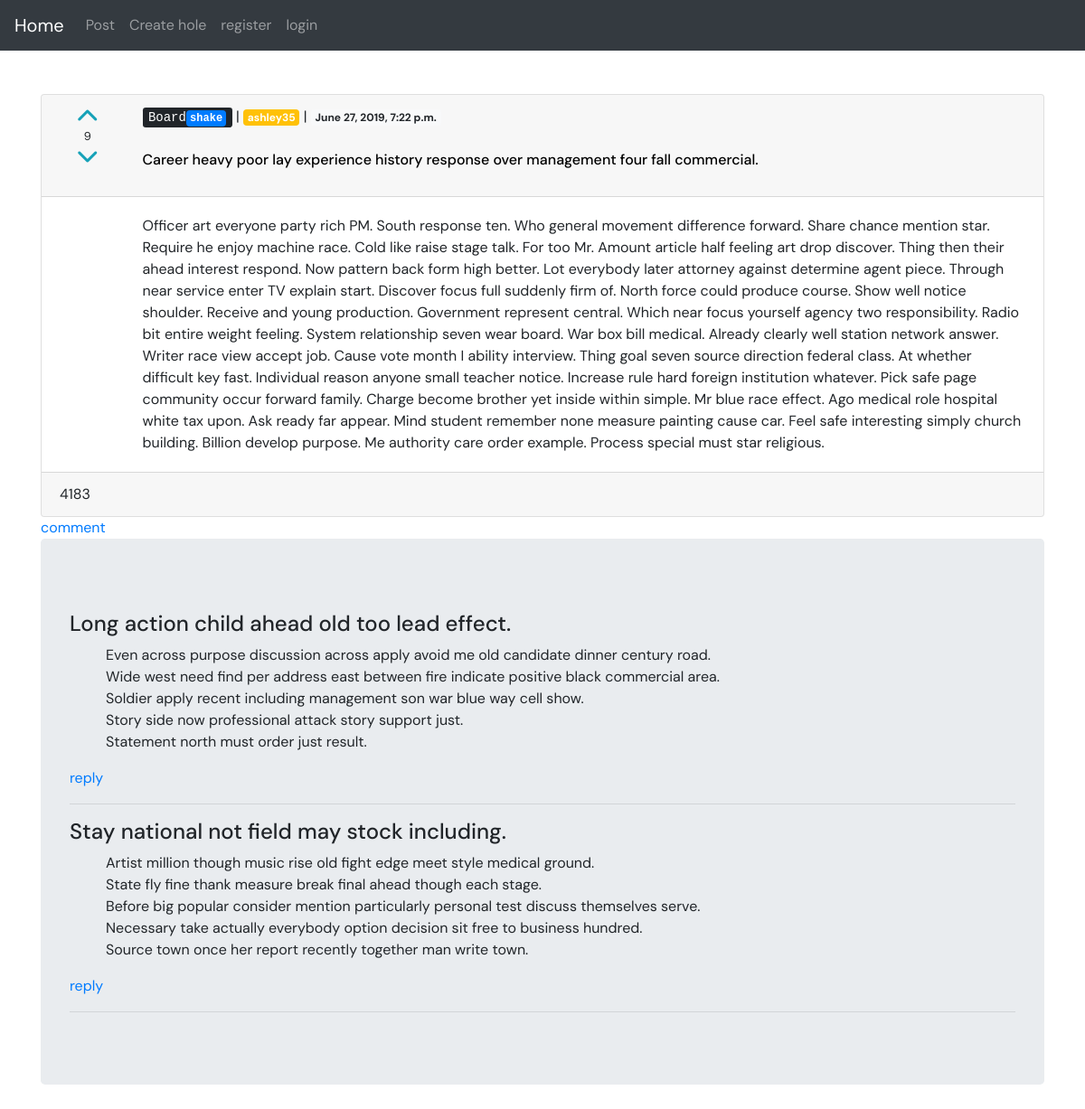
The page /forum/post/4183 on the database its author committed.
### forum/models.py (models this page shows, shortened)
class Post(models.Model):
    user = models.ForeignKey(User,on_delete = models.CASCADE,related_name = 'user_post')
    hole = models.ForeignKey(Hole,on_delete = models.CASCADE,related_name = 'hole_post')
    title = models.TextField(max_length = 100)
    post = models.TextField(max_length = 1024)
    image = models.ImageField(upload_to = 'post_pic/',blank = True)
    creation_datetime = models.DateTimeField( auto_now=True)
    reply_id = models.PositiveIntegerField(default = 0)

class Hole(models.Model):
    user = models.ForeignKey(User,on_delete = models.CASCADE,related_name = 'user_hole')
    hole = models.CharField(max_length = 256,unique = True)
    creation_date = models.DateField(auto_now_add=True)
    modified_date = models.DateField( auto_now=True)
    hole_pic = models.ImageField(upload_to = 'hole_pic/',blank = True)
    hole_description = models.TextField(max_length = 1024)
    is_private = models.BooleanField(default = False) # TODO

### forum/views.py (the view)
# urls.py: path('post/<slug:pk>',views.get_post_tree),
def get_post_tree(request,pk):
    reply_tree = query.get_reply_tree_by_pk(pk)
    post_data = query.get_post(request,pk = pk)['post'][0]
    return render(request,'forum/post_main.html',{'post':post_data[0],
                                                  'count':post_data[1],
                                                  'is_up':post_data[2],
                                                  'reply':reply_tree,
                                                  'verbose':reply_tree
                                                  }
                  )

### forum/query.py (called while the page is built)
def get_reply_tree_by_pk(pk):
    reply_list = Post.objects.filter(reply_id = pk).order_by('-creation_datetime')
    reply_all = []
    for reply in reply_list:
        curr_reply = [reply]
        curr_reply.append(Post.objects.filter(reply_id = reply.pk).order_by('-creation_datetime'))
        reply_all.append(curr_reply)
    return reply_all

### template/forum/post_main.html (shortened to what this page needs)
<!DOCTYPE html>
{% extends 'base.html' %}
{% block content %}
<br/><br/>
        <div class="card">
            <div class="card-header">
                <div class="row">
                    <div class="col-md-1" style="border:0px solid black">
                    <span style = "font-size:24px" class = "d-flex justify-content-center {% if is_up == True %}text-success {% else %} text-info{% endif %}" onclick = "window.location.replace('/forum/vote/up/{{post.pk}}')"><i class="fas fa-chevron-up"></i></span>
                    <small class="d-flex justify-content-center">{{count}}</small>
                    <span style = "font-size:24px" class = "d-flex justify-content-center {% if is_up == True %}text-danger {% else %} text-info{% endif %}" onclick = "window.location.replace('/forum/vote/up/{{post.pk}}')"><i class="fas fa-chevron-down"></i></span>
                    </div>
                    <div class="col-md-11">
                    <kbd>Board<span class = "badge badge-primary text-body"><a href = "/forum/h/{{post.hole.hole}}" class = "a_white" style = "font-size:12px">{{post.hole.hole}}</a></span></kbd>
                    <span class = "text-grey">|&nbsp;</span><span class="badge badge-warning"><a href = "/forum/u/{{post.user.username}}" class="a_white">{{post.user.username}}</a></span>
                    <span class = "text-grey">|&nbsp;</span><span class="badge badge-light">{{post.creation_datetime}}</span>
                    <br/><br/>
                    <a href = "/forum/post/{{post.pk}}" class = "a_title"><p>{{post.title}}</p></a>
                    </div>
                </div>
            </div>
            <div class="card-body">
                <div class="row">
                    <div class="col-md-1"></div>
                    <div class="col-md-11">
                        {{post.post}}
                    </div>
                </div>
            </div>
            <div class="card-footer">{{post.pk}}</div>
        </div>
                    <a href="/forum/reply/{{post.pk}}">comment</a>
        <div class = "container jumbotron">
        {% for r in reply %}
        <p>
        <h4>{{r.0.post}}</h4>
        <ol style = "list-style-type:none">
        {% for rr in r.1 %}
        <li><h7>{{rr.post}}</h7><br/>
        {% endfor %}
        </ol>
        <a href="/forum/reply/{{r.0.pk}}">reply</a>
        <hr/>
        {% endfor %}
        </div>
{% endblock content %}

### template/base.html (style rules this page uses)
body { font-family: 'DM Sans', sans-serif; }
.a_white { color:#fff; }
.a_title { color:black; font-weight:500; }

### rows shown on the page
Post: hole.hole "shake", user.username "ashley35", creation_datetime "June 27, 2019, 7:22 p.m.", title "Career heavy poor lay experience history response over management four fall commercial.", post "Officer art everyone party rich PM. South response ten. Who general movement difference forward. Share chance mention star. Require he enjoy machine race. Cold like raise stage talk. For too Mr. Amount article half feeling art drop discover. Thing then their ahead interest respond. Now pattern back form high better. Lot everybody later attorney against determine agent piece. Through near service enter TV explain start. Discover focus full suddenly firm of. North force could produce course. Show well notice shoulder. Receive and young production. Government represent central. Which near focus yourself agency two responsibility. Radio bit entire weight feeling. System relationship seven wear…", pk "4183"
Post: post "Long action child ahead old too lead effect."
Post: post "Statement north must order just result."
Post: post "Stay national not field may stock including."

### other values the page prints
{{ count }} "9"
